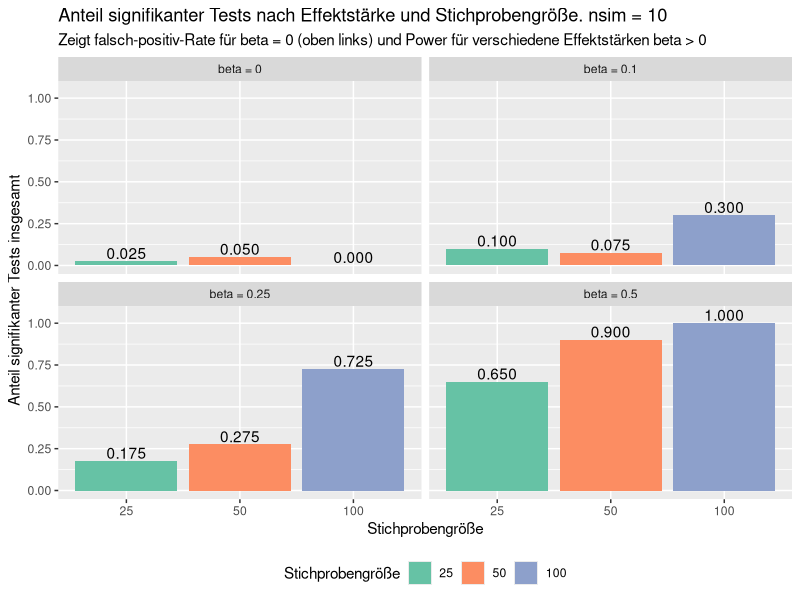
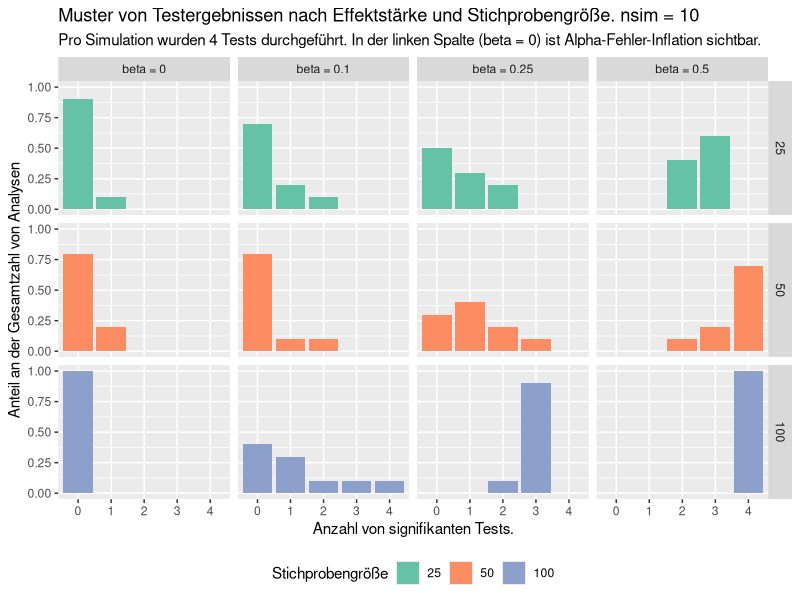
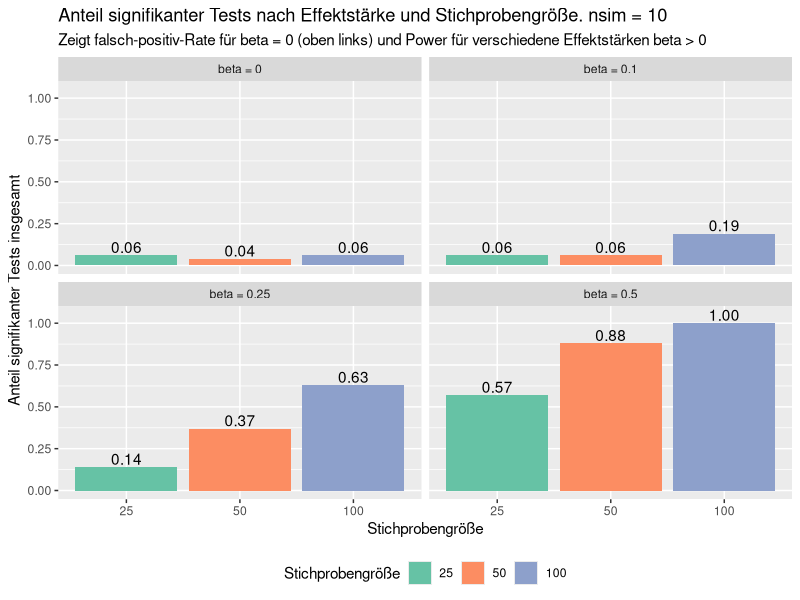
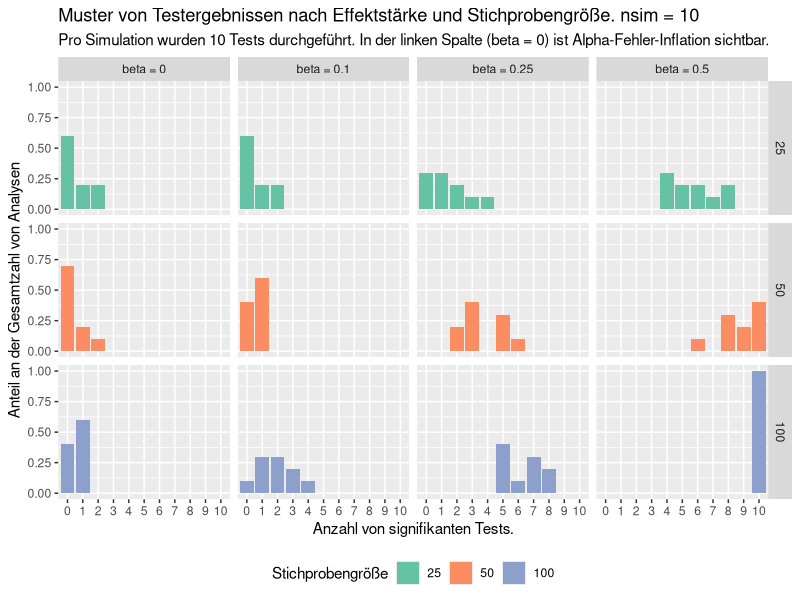

Write the R code that produced these figures, in order.
## ---- chunk 1
knitr::opts_chunk$set(echo = FALSE, message = FALSE, warning = FALSE)
library(tidyverse)
## ---- chunk 2
analyse <- function(n=100, navs=3, b = 0) {
  # simulate independent variable
  uv <- rnorm(n)
  
  # simulate dependent variables
  avs = list()
  for (i in 1:navs) avs[[i]] <- b * uv + rnorm(n)
  
  # run linear regressions and return vector of p values
  models <- list()
  i <- 1
  for (av in avs) {
    m <- lm(av ~ uv)
    models[[i]] <- m
    i <- i + 1
  }
  
  return(models)
}
## ---- chunk 3
simulate_data <- function(nsim = 1000, n = 100, navs = 3, b = 0) {
  sims <- list()
  for (i in 1:nsim) {
    sims[[i]] <- analyse(n=n, navs=navs, b = b)
  }
  return(sims)
}
## ---- chunk 4
extract_pvalues <- function(sims) {
  res <- list()
  for (i in seq_along(sims)) {
    sim <- sims[[i]]
    ps <- rep(NA, times=length(sim))
    for (m in seq_along(sim)) {
      ps[m] <- summary(sim[[m]])$coefficients[2,4]
    }
    p_df <- tibble(sim = i, model = paste0("model", seq_along(ps)), p = ps)
    res[[i]] <- p_df %>% pivot_wider(names_from=model, values_from=p)
  }
  
  resdf <- bind_rows(res)
  return(resdf)
}
## ---- chunk 5
curate <- function(df, b, n) {
  df <- df %>% 
    mutate(true_beta = b, n = n) %>% 
    pivot_longer(starts_with("model"), names_to="model", values_to="p")
  return(df)
}
## ---- chunk 6
conduct_simulation <- function(sample_sizes, effect_sizes, navs, nsim) {
  df_list <- list()
  i <- 1
  for (n in sample_sizes) {
    for (b in effect_sizes) {

      d <- simulate_data(n = n, b = b, navs = navs, nsim = nsim) %>% 
        extract_pvalues() %>% 
        curate(b = b, n = n)  
      
      df_list[[i]] <- d
      i <- i + 1
    }
  }
  
  df <- bind_rows(df_list) %>% 
    mutate(n_f = factor(n)) %>% 
    mutate(true_beta_f = factor(true_beta, levels = effect_sizes,
                                labels = paste("beta =", effect_sizes)))
  
  return(df)
}
## ---- chunk 7
generate_power_df <- function(df) {
  # treating everything as single test (gives powers)
  power.df <- df %>% 
    group_by(true_beta, n, true_beta_f, n_f) %>% 
    summarise(nsig = sum(p < 0.05), sig_share = nsig / n())
  return(power.df)
}
## ---- chunk 8
generate_nsig_df <- function(df, nsim) {
  # counting the number of significant results for each unit of tests
  nsig.df <- df %>%
    group_by(sim, true_beta, n, true_beta_f, n_f) %>% 
    summarise(nsig = sum(p < 0.05)) %>% 
    group_by(nsig, true_beta, n, true_beta_f, n_f) %>% 
    summarise(n_occurances = n(), share_occurances = n_occurances / nsim) %>% 
    arrange(n, true_beta, nsig)
  return(nsig.df)
}
## ---- chunk 9
generate_onesig_df <- function(df, nsim) {
  # counting the number of analyses in which at least one of 4 tests was significant
  onesig.df <- df %>% 
    filter(nsig != 0) %>% 
    group_by(true_beta, true_beta_f, n, n_f) %>% 
    summarise(n_onesig = sum(n_occurances)) %>% 
    mutate(share_onesig = n_onesig / nsim) %>% 
    identity()
  return(onesig.df)
}
## ---- chunk 10
plot_power <- function(df, nsim) {
  power.plt <- df %>% 
    ggplot() +
    aes(x = n_f, y = sig_share) +
    aes(fill = n_f) +
    scale_fill_brewer(palette = "Set2") +
    geom_bar(stat = "identity") +
    facet_wrap(~true_beta_f) +
    geom_text(aes(label = sig_share %>% format(nsmall = 2, digits = 2)), nudge_y = 0.05) +
    labs(x = "Stichprobengröße", y = "Anteil signifikanter Tests insgesamt",
         title = paste("Anteil signifikanter Tests nach Effektstärke und Stichprobengröße. nsim =", nsim),
         subtitle = "Zeigt falsch-positiv-Rate für beta = 0 (oben links) und Power für verschiedene Effektstärken beta > 0",
         fill = "Stichprobengröße") +
    theme(legend.position = "bottom")
  
  return(power.plt)
}
## ---- chunk 11
plot_nsig <- function(df, navs, nsim) {
  nsig.plt <- df %>% 
    ggplot() +
    aes(x = factor(nsig), y = share_occurances) +
    geom_bar(stat = "identity") +
    aes(fill = n_f) +
    scale_fill_brewer(palette = "Set2") +
    facet_grid(cols = vars(true_beta_f), rows = vars(n_f)) +
    labs(x = "Anzahl von signifikanten Tests.",
         y = "Anteil an der Gesamtzahl von Analysen",
         title = paste("Muster von Testergebnissen nach Effektstärke und Stichprobengröße. nsim =", nsim),
         subtitle = paste("Pro Simulation wurden", navs, "Tests durchgeführt. In der linken Spalte (beta = 0) ist Alpha-Fehler-Inflation sichtbar."), 
         fill = "Stichprobengröße") +
    theme(legend.position = "bottom")
  return(nsig.plt)
}
## ---- chunk 12
# general settings for data simulation
sample_sizes <- c(25, 50, 100)
effect_sizes <- c(0, 0.1, 0.25, 0.5)
## ---- chunk 13
# conduct simulation and plot results
navs <- 4
nsim <- 10
df <- conduct_simulation(sample_sizes, effect_sizes, navs, nsim)
df %>% generate_power_df() %>% plot_power(nsim)
df %>% generate_nsig_df(nsim) %>% plot_nsig(navs = navs, nsim)
## ---- chunk 14
# conduct simulation and plot results
navs <- 10
nsim <- 10
df <- conduct_simulation(sample_sizes, effect_sizes, navs, nsim)
df %>% generate_power_df() %>% plot_power(nsim)
df %>% generate_nsig_df(nsim) %>% plot_nsig(navs=navs, nsim)
